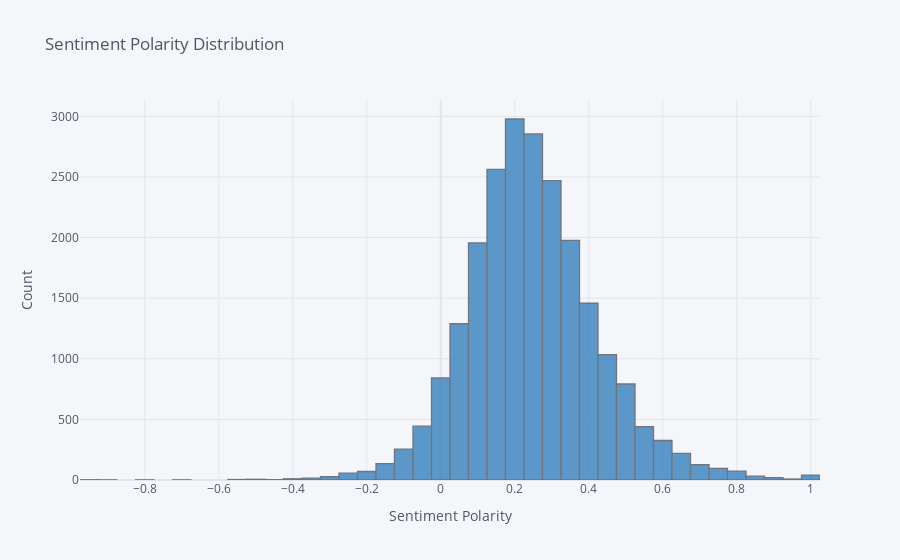

Notebook source saved alongside this figure:
### Markdown cell above
# Data Visualization

### Code cell
df["Polarity"].iplot(kind="hist", colors="blue", bins=50,
                    xTitle = "Sentiment Polarity",
                    yTitle = "Count",
                    title = "Sentiment Polarity Distribution")

### Figure 1 — Plotly figure (JSON) as saved in the notebook; plotly's stock layout.template omitted (floating-point values rounded to 4 significant figures; data arrays with more than 128 entries replaced by an {"elided": "..."} marker saying what was removed)
{"data": [{"histfunc": "count", "histnorm": "", "marker": {"color": "rgba(55, 128, 191, 1.0)", "line": {"color": "#4D5663", "width": 1.3}}, "name": "Polarity", "nbinsx": 50, "opacity": 0.8, "orientation": "v", "type": "histogram", "x": {"elided": "22628 float values"}}], "layout": {"barmode": "overlay", "legend": {"bgcolor": "#F5F6F9", "font": {"color": "#4D5663"}}, "paper_bgcolor": "#F5F6F9", "plot_bgcolor": "#F5F6F9", "title": {"font": {"color": "#4D5663"}, "text": "Sentiment Polarity Distribution"}, "xaxis": {"gridcolor": "#E1E5ED", "showgrid": true, "tickfont": {"color": "#4D5663"}, "title": {"font": {"color": "#4D5663"}, "text": "Sentiment Polarity"}, "zerolinecolor": "#E1E5ED"}, "yaxis": {"gridcolor": "#E1E5ED", "showgrid": true, "tickfont": {"color": "#4D5663"}, "title": {"font": {"color": "#4D5663"}, "text": "Count"}, "zerolinecolor": "#E1E5ED"}}}
